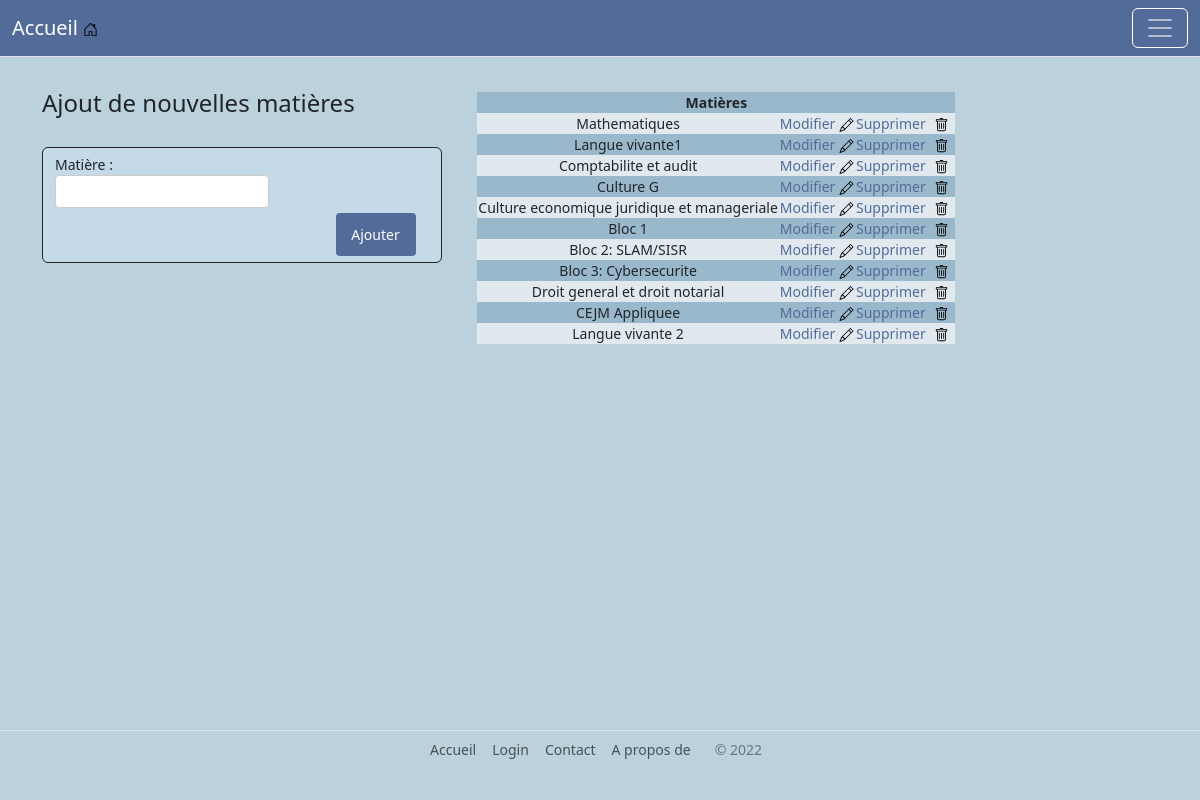
Page /Controller/C_matiere.php on the committed database.
### tables this page shows
CREATE TABLE `matiere` (
  `CodeMatiere` int(11) NOT NULL AUTO_INCREMENT,
  `LibMatiere` varchar(50) DEFAULT NULL,
  PRIMARY KEY (`CodeMatiere`)
);

### Controller/C_matiere.php (called while the page is built, shortened)
<?php
require_once '../Modele/Connexion_bd.php';
require_once '../Vue/Sommaire.php';
?>
<?php
$matiere = recupere_matieres();
require_once '../Vue/Matiere.php';
?>

### Modele/Connexion_bd.php (called while the page is built, shortened)
<?php
function connexion() {
    try {
        $conn = new PDO('mysql:host=localhost;port=3306;dbname=livret', 'root', '');
    } catch (Exception $ex) {
        die('Erreur:' . $ex->getMessage());
    }return $conn;
}
function recupere_matieres() {
    $matiere = connexion()->prepare("SELECT * FROM Matiere");
    $matiere->execute();
    $m = $matiere->fetchAll(PDO::FETCH_ASSOC);
    return $m;
}
function insert_matieres() {
    $matiere = filter_input(INPUT_POST, "matieres");
    $ajoutmat = connexion()->prepare("INSERT INTO MATIERE(LibMatiere) VALUES(:matiere)");
    if (isset($matiere)) {
        $ajoutmat->bindParam(':matiere', $matiere, PDO::PARAM_STR);
        $ajoutmat->execute();
    }return $ajoutmat;
}

### Vue/Matiere.php (the view, shortened to what this page needs)
<html>
    <head>
    </head>
    <body>
        <main class="container">
            <div style="display: inline-table">
                <h4>Ajout de nouvelles matières</h4><br>
                <form action="" method="post" class="form-control">
                    Matière : <input type="text" name="matieres" required/>
                    <input type="submit" value="Ajouter" name="saisie_mat"/>
                </form>
            </div>
            <div style="display: inline-table">
                <table>
                    <tr>
                        <th colspan="10">Matières</th>
                    </tr>
                    <?php
                    foreach ($matiere as $m) {
                        echo '<tr>';
                        echo '<td>' . $m['LibMatiere'] . '</td>';
                        echo '<td><a href=../Controller/C_modif.php?codemat=' . $m['CodeMatiere'] . '>Modifier <img src="../bootstrap-icons-1.8.3/pencil.svg" height="14" width="15"/></a></td>';
                        echo '<td><a href=../Controller/Supprime.php?codemat=' . $m['CodeMatiere'] . ' ' . 'onclick="return confirmation();"' . '>Supprimer <img src="../bootstrap-icons-1.8.3/trash.svg" height="14" width="25"/></a></td>';
                    }
                    ?>
                    </tr>
                </table>
            </div>
        </main>
    </body>
</html>

### rows in the picture
matiere: LibMatiere "Mathematiques"
matiere: LibMatiere "Langue vivante1"
matiere: LibMatiere "Comptabilite et audit"
matiere: LibMatiere "Culture G"
matiere: LibMatiere "Culture economique juridique et manageriale"
matiere: LibMatiere "Bloc 1"
matiere: LibMatiere "Bloc 2: SLAM/SISR"
matiere: LibMatiere "Bloc 3: Cybersecurite"
matiere: LibMatiere "Droit general et droit notarial"
matiere: LibMatiere "CEJM Appliquee"
matiere: LibMatiere "Langue vivante 2"
